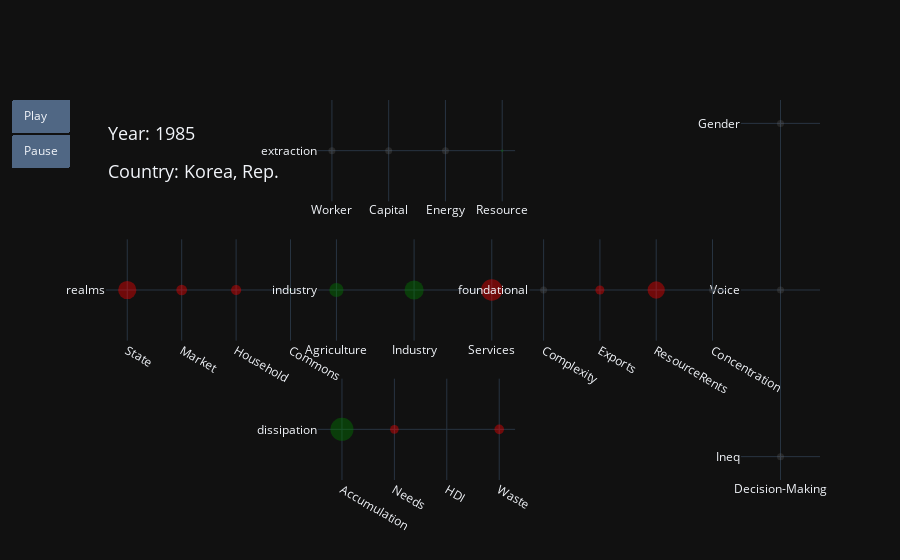

Notebook code for this chart:
### Markdown cell above
## Draw plots

### Code cell
plotly_animate('Korea, Rep.', years=range(1985, 2016))

### Figure 1 — Plotly figure (JSON) as saved in the notebook; plotly's stock layout.template omitted (floating-point values rounded to 4 significant figures)
{"data": [{"hovertemplate": "unemployed: nan", "marker": {"color": "grey", "opacity": 0.2, "size": 7.0}, "mode": "markers", "x": [0.125], "y": [0.5], "type": "scatter", "xaxis": "x", "yaxis": "y"}, {"hovertemplate": "wealth: nan", "marker": {"color": "grey", "opacity": 0.2, "size": 7.0}, "mode": "markers", "x": [0.375], "y": [0.5], "type": "scatter", "xaxis": "x", "yaxis": "y"}, {"hovertemplate": "energy: nan", "marker": {"color": "grey", "opacity": 0.2, "size": 7.0}, "mode": "markers", "x": [0.625], "y": [0.5], "type": "scatter", "xaxis": "x", "yaxis": "y"}, {"hovertemplate": "placeholder: 0.1", "marker": {"color": "green", "opacity": 0.4, "size": 2.333}, "mode": "markers", "x": [0.875], "y": [0.5], "type": "scatter", "xaxis": "x", "yaxis": "y"}, {"hovertemplate": "govconsum: -0.78", "marker": {"color": "red", "opacity": 0.4, "size": 18.23}, "mode": "markers", "x": [0.125], "y": [0.5], "type": "scatter", "xaxis": "x3", "yaxis": "y3"}, {"hovertemplate": "marketcap: -0.46", "marker": {"color": "red", "opacity": 0.4, "size": 10.73}, "mode": "markers", "x": [0.375], "y": [0.5], "type": "scatter", "xaxis": "x3", "yaxis": "y3"}, {"hovertemplate": "houseconsum: -0.44", "marker": {"color": "red", "opacity": 0.4, "size": 10.21}, "mode": "markers", "x": [0.625], "y": [0.5], "type": "scatter", "xaxis": "x3", "yaxis": "y3"}, {"hovertemplate": "placeholder: 0.1", "marker": {"color": "green", "opacity": 0.4, "size": 2.333}, "mode": "markers", "x": [0.875], "y": [0.5], "type": "scatter", "xaxis": "x3", "yaxis": "y3"}, {"hovertemplate": "agriculture: 0.61", "marker": {"color": "green", "opacity": 0.4, "size": 14.21}, "mode": "markers", "x": [0.25], "y": [0.5], "type": "scatter", "xaxis": "x4", "yaxis": "y4"}, {"hovertemplate": "industry: 0.82", "marker": {"color": "green", "opacity": 0.4, "size": 19.17}, "mode": "markers", "x": [0.5], "y": [0.5], "type": "scatter", "xaxis": "x4", "yaxis": "y4"}, {"hovertemplate": "services: -0.92", "marker": {"color": "red", "opacity": 0.4, "size": 21.49}, "mode": "markers", "x": [0.75], "y": [0.5], "type": "scatter", "xaxis": "x4", "yaxis": "y4"}, {"hovertemplate": "eci: nan", "marker": {"color": "grey", "opacity": 0.2, "size": 7.0}, "mode": "markers", "x": [0.125], "y": [0.5], "type": "scatter", "xaxis": "x5", "yaxis": "y5"}, {"hovertemplate": "exports: -0.39", "marker": {"color": "red", "opacity": 0.4, "size": 9.002}, "mode": "markers", "x": [0.375], "y": [0.5], "type": "scatter", "xaxis": "x5", "yaxis": "y5"}, {"hovertemplate": "resourcerents: -0.74", "marker": {"color": "red", "opacity": 0.4, "size": 17.27}, "mode": "markers", "x": [0.625], "y": [0.5], "type": "scatter", "xaxis": "x5", "yaxis": "y5"}, {"hovertemplate": "concentration: nan", "marker": {"color": "grey", "opacity": 0.2, "size": 7.0}, "mode": "markers", "x": [0.875], "y": [0.5], "type": "scatter", "xaxis": "x5", "yaxis": "y5"}, {"hovertemplate": "grosscapital: 0.99", "marker": {"color": "green", "opacity": 0.4, "size": 23.06}, "mode": "markers", "x": [0.125], "y": [0.5], "type": "scatter", "xaxis": "x6", "yaxis": "y6"}, {"hovertemplate": "lifeexpectancy: -0.37", "marker": {"color": "red", "opacity": 0.4, "size": 8.64}, "mode": "markers", "x": [0.375], "y": [0.5], "type": "scatter", "xaxis": "x6", "yaxis": "y6"}, {"hovertemplate": "education: 0.02", "marker": {"color": "green", "opacity": 0.4, "size": 0.362}, "mode": "markers", "x": [0.625], "y": [0.5], "type": "scatter", "xaxis": "x6", "yaxis": "y6"}, {"hovertemplate": "mfootprint: -0.41", "marker": {"color": "red", "opacity": 0.4, "size": 9.587}, "mode": "markers", "x": [0.875], "y": [0.5], "type": "scatter", "xaxis": "x6", "yaxis": "y6"}, {"hovertemplate": "gini: nan", "marker": {"color": "grey", "opacity": 0.2, "size": 7.0}, "mode": "markers", "x": [0.5], "y": [0.2], "type": "scatter", "xaxis": "x2", "yaxis": "y2"}, {"hovertemplate": "voice: nan", "marker": {"color": "grey", "opacity": 0.2, "size": 7.0}, "mode": "markers", "x": [0.5], "y": [0.5], "type": "scatter", "xaxis": "x2", "yaxis": "y2"}, {"hovertemplate": "femaleminister: nan", "marker": {"color": "grey", "opacity": 0.2, "size": 7.0}, "mode": "markers", "x": [0.5], "y": [0.8], "type": "scatter", "xaxis": "x2", "yaxis": "y2"}], "layout": {"xaxis": {"anchor": "y", "domain": [0.2965, 0.5729], "tickvals": [0.125, 0.375, 0.625, 0.875], "ticktext": ["Worker", "Capital", "Energy", "Resource"]}, "yaxis": {"anchor": "x", "domain": [0.7333, 1.0], "range": [0.3, 0.7], "tickvals": [0.5], "ticktext": ["extraction"]}, "xaxis2": {"anchor": "y2", "domain": [0.8894, 1.0], "range": [0.3, 0.7], "tickvals": [0.5], "ticktext": ["Decision-Making"]}, "yaxis2": {"anchor": "x2", "domain": [0.0, 1.0], "tickvals": [0.2, 0.5, 0.8], "ticktext": ["Ineq", "Voice", "Gender"]}, "xaxis3": {"anchor": "y3", "domain": [0.0, 0.2765], "tickvals": [0.125, 0.375, 0.625, 0.875], "ticktext": ["State", "Market", "Household", "Commons"]}, "yaxis3": {"anchor": "x3", "domain": [0.3667, 0.6333], "range": [0.3, 0.7], "tickvals": [0.5], "ticktext": ["realms"]}, "xaxis4": {"anchor": "y4", "domain": [0.2965, 0.5729], "tickvals": [0.25, 0.5, 0.75], "ticktext": ["Agriculture", "Industry", "Services"]}, "yaxis4": {"anchor": "x4", "domain": [0.3667, 0.6333], "range": [0.3, 0.7], "tickvals": [0.5], "ticktext": ["industry"]}, "xaxis5": {"anchor": "y5", "domain": [0.5929, 0.8694], "tickvals": [0.125, 0.375, 0.625, 0.875], "ticktext": ["Complexity", "Exports", "ResourceRents", "Concentration"]}, "yaxis5": {"anchor": "x5", "domain": [0.3667, 0.6333], "range": [0.3, 0.7], "tickvals": [0.5], "ticktext": ["foundational"]}, "xaxis6": {"anchor": "y6", "domain": [0.2965, 0.5729], "tickvals": [0.125, 0.375, 0.625, 0.875], "ticktext": ["Accumulation", "Needs", "HDI", "Waste"]}, "yaxis6": {"anchor": "x6", "domain": [0.0, 0.2667], "range": [0.3, 0.7], "tickvals": [0.5], "ticktext": ["dissipation"]}, "annotations": [{"font": {"size": 18}, "showarrow": false, "text": "Year: 1985", "x": 0, "xref": "paper", "y": 0.95, "yref": "paper"}, {"font": {"size": 18}, "showarrow": false, "text": "Country: Korea, Rep.", "x": 0, "xref": "paper", "y": 0.85, "yref": "paper"}], "updatemenus": [{"buttons": [{"args": [null, {"frame": {"duration": 1000}}], "label": "Play", "method": "animate"}, {"args": [[null], {"frame": {"duration": 0, "redraw": false}}], "label": "Pause", "method": "animate"}], "showactive": false, "type": "buttons"}], "showlegend": false}}
